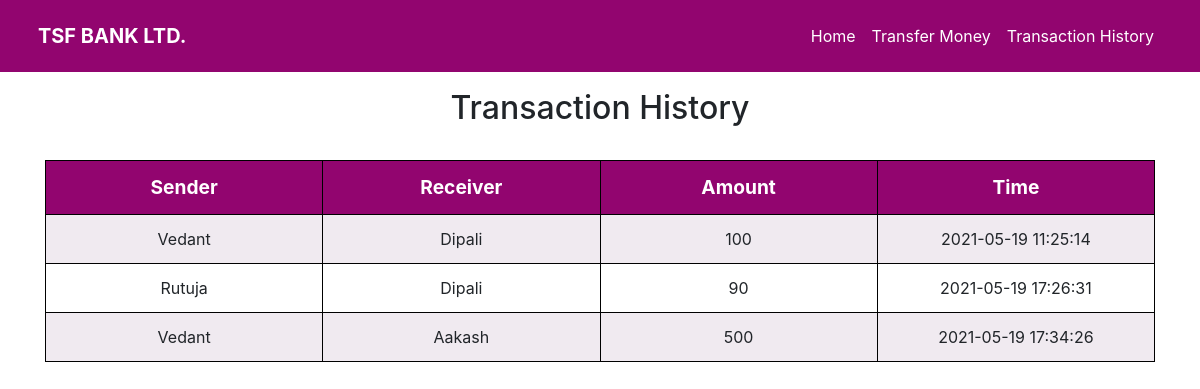
The page /history.php on the database its author committed.
### tables this page shows
CREATE TABLE `transaction` (
  `id` int(11) NOT NULL,
  `from_customer` varchar(30) NOT NULL,
  `to_customer` varchar(30) NOT NULL,
  `amount` int(10) NOT NULL,
  `date_time` timestamp NOT NULL DEFAULT current_timestamp()
);

### history.php (the view, shortened to what this page needs)
<!DOCTYPE html>
<html lang="en">
    <head>
        <link rel="stylesheet" href="https://maxcdn.bootstrapcdn.com/bootstrap/4.3.1/css/bootstrap.min.css">
        <link rel="stylesheet" href="css/main.css">
    </head>
    <body>
    <?php include('navbar.php') ?>
    <div class="container">
        <h2 class="text-center" style="margin:8% 0 3% 0">Transaction History</h2>
        <?php
            echo '<div id="table_align" class="table-responsive">
            <table id="itable" class="table table-bordered" >
                <tr>
                    <th>Sender</th>
                    <th>Receiver</th>
                    <th>Amount</th>
                    <th>Time</th>
                </tr>';
                function fetchData(){
                    $connect = mysqli_connect("localhost", "root", "", "banksystem");
                    $sql = "SELECT * FROM Transaction ";
                    $output = '';
                    $result = mysqli_query($connect, $sql);
                    while($row = mysqli_fetch_array($result)){
                        $output .= '<tr>
                                    <td>'.$row["from_customer"].'</td>
                                    <td>'.$row["to_customer"].'</td>
                                    <td>'.$row["amount"].'</td>
                                    <td>'.$row["date_time"].'</td>
                                    </tr>';
                    }
                    return $output;
                }
                echo fetchData();
            echo '</table> </div> <br />';
        ?>
    </div>
    </body>
</html>

### css/main.css (style rules this page uses)
* { box-sizing: border-box; margin: 0px; padding: 0px; }
.table, .table td,.table th { border :1px solid black; }
.table { text-align: center; width: 100%; border-collapse: collapse; table-layout: fixed; }
.table th { background-color: rgb(146, 5, 111); color:white; font-size: larger; }
.table tr:nth-child(even) { background-color: rgb(240, 234, 240); }

### rows shown on the page
transaction: from_customer "Vedant", to_customer "Dipali", amount "100", date_time "2021-05-19 11:25:14"
transaction: from_customer "Rutuja", to_customer "Dipali", amount "90", date_time "2021-05-19 17:26:31"
transaction: from_customer "Vedant", to_customer "Aakash", amount "500", date_time "2021-05-19 17:34:26"
